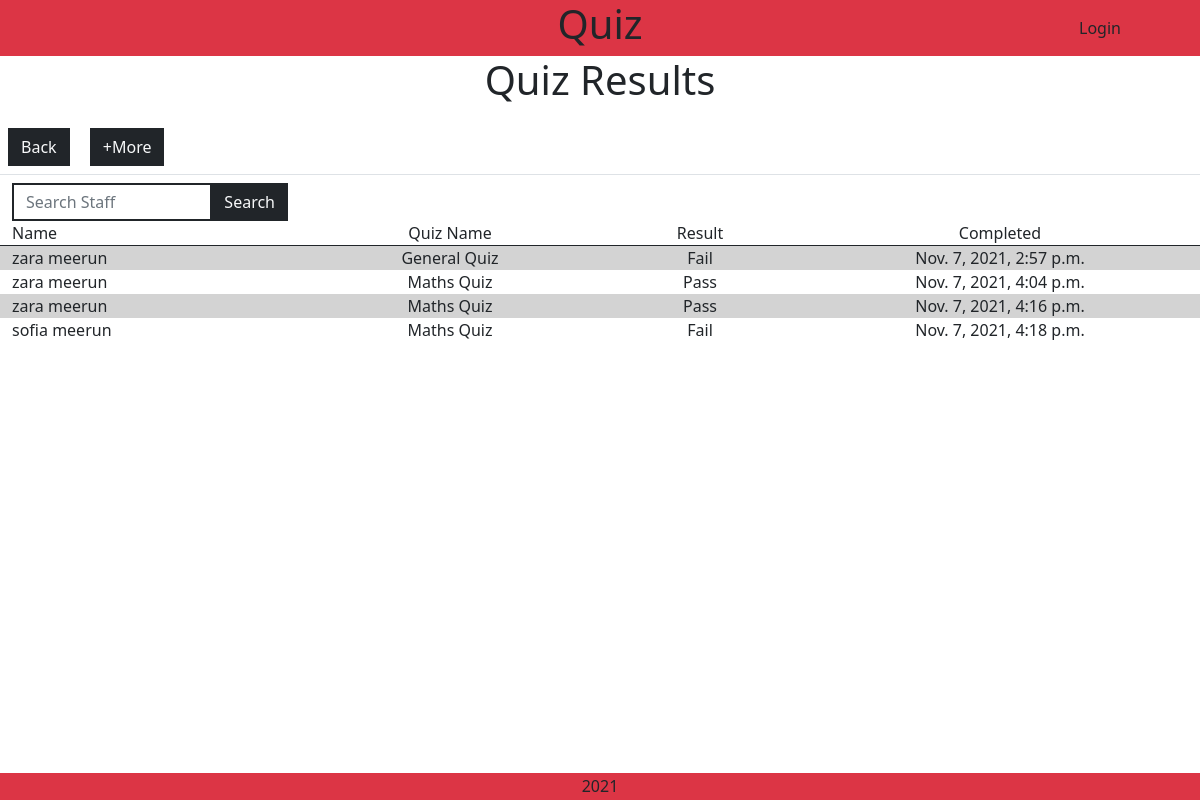
Screenshot of /staff/quiz_results with the database file from the repository.
### quiz/models.py (models this page shows, shortened)
class Results(models.Model):
    class Meta:
        verbose_name_plural = "Results"
    staff= models.ForeignKey(
            'staff.Staff', null=False, blank=False, on_delete=models.CASCADE,
            related_name='results')
    quiz_name = models.CharField(max_length=254)
    results = models.CharField(max_length=254)
    attempts = models.IntegerField(default=0)
    created_at = models.DateTimeField(auto_now_add=True)
    pass_fail = models.CharField(max_length=254)

### staff/models.py (models this page shows, shortened)
class Staff(models.Model):
    class Meta:
        verbose_name_plural = "Staff"
    employee_number = models.IntegerField(unique=True)
    first_name = models.CharField(max_length=254)
    last_name = models.CharField(max_length=254)
    email_address = models.EmailField()

### staff/views.py (the view, shortened to what this page needs)
# urls.py: path('quiz_results', views.quiz_results, name='quiz_results'),
def quiz_results(request):
    all_results = Results.objects.all()
    context = {
    'results': all_results,
    }
    return render(request, 'staff/quiz_results.html', context)

### staff/templates/staff/quiz_results.html (shortened to what this page needs)
{% extends "base.html" %}
{% load static %}
{% load crispy_forms_tags %}
{% block extra_css %}
    <link rel="stylesheet" href="{% static 'staff/css/staff.css' %}">
{% endblock %}
{% block content %}
    <div class="text-center h1 mb-3">Quiz Results</div>
    <a href="{% url 'staff' %}" class="m-2 btn btn-dark rounded-0 text-light">Back</a>
    <a href="#" class="m-2 btn btn-dark rounded-0 text-light show-more">+More</a>
    <div class="row m-0 border-top d-flex justify-content-left">
        <div class="col-10 col-md-4 col-lg-3 mt-2">
            <form action="{% url 'quiz_results' %}" method="GET" id="characterForm">
                <div class="input-group">
                    <input type="search" class="form-control custom-select rounded-0 border-2 border-dark" name="q" placeholder="Search Staff">
                    <button class="btn btn-outline-dark bg-dark text-light rounded-0 input-group-append ml-auto search-button" type="submit"><div class="text">Search</div></button>
                </div>
            </form>
        </div>
    </div>
    <div class="row m-0 staff-text border-bottom border-dark">
        <div class="col-3">Name</div>
        <div class="col-3 text-center">Quiz Name</div>
        <div class="col-2 text-center">Result</div>
        <div class="col-4 text-center">Completed</div>
    </div>
    <div class="row m-0 staff-text">
        {% for result in results %}
            {% if forloop.counter|divisibleby:2 %}
                <div class="col-3">{{ result.staff.first_name }} {{ result.staff.last_name }}</div>
                <div class="col-3 text-center">{{ result.quiz_name }}</div>
                <div class="col-2 text-center">{{ result.pass_fail }}</div>
                <div class="col-4 text-center">{{ result.created_at }}</div>
            {% else %}
                <div class="col-3 bg-secondary">{{ result.staff.first_name }} {{ result.staff.last_name }}</div>
                <div class="col-3 text-center bg-secondary">{{ result.quiz_name }}</div>
                <div class="col-2 text-center bg-secondary">{{ result.pass_fail }}</div>
                <div class="col-4 text-center bg-secondary">{{ result.created_at }}</div>
            {% endif %}
        {% endfor %}
    </div>
{% endblock %}

### static/css/base.css (style rules this page uses)
body, html { margin: 0; display: flex; flex-direction: column; height: 100vh; }
.bg-secondary { background: lightgray !important; }
input { height: 30px; }

### staff/static/staff/css/staff.css (style rules this page uses)
.bg-secondary { background: lightgray !important; }
.custom-select { height: 38px; }

### rows the page displays
Results: staff.first_name "zara", staff.last_name "meerun", quiz_name "General Quiz", pass_fail "Fail", created_at "Nov. 7, 2021, 2:57 p.m."
Results: staff.first_name "zara", staff.last_name "meerun", quiz_name "Maths Quiz", pass_fail "Pass", created_at "Nov. 7, 2021, 4:04 p.m."
Results: staff.first_name "zara", staff.last_name "meerun", quiz_name "Maths Quiz", pass_fail "Pass", created_at "Nov. 7, 2021, 4:16 p.m."
Results: staff.first_name "sofia", staff.last_name "meerun", quiz_name "Maths Quiz", pass_fail "Fail", created_at "Nov. 7, 2021, 4:18 p.m."
